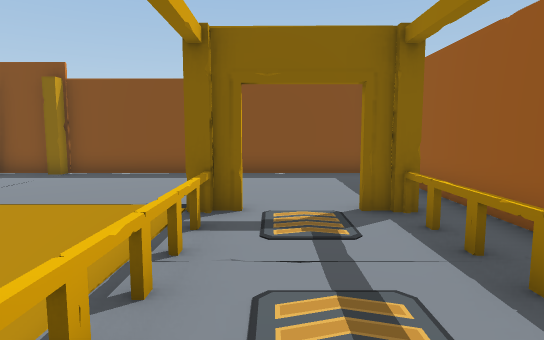
[1] (above)

19 first-person views from a walk through a Unity game level. The camera is 1.3 m above the floor, tilts 6° down and sees 75° across. Doors are open. The floor is counted in squares, 1 m on a side. Each view is taken from the middle of a square. On the plan, view 1 faces up. The plan holds only what a view shows up to about 15 squares ahead; the rest is blank. The place goes on beyond the plan. The player character is not drawn.

[2]
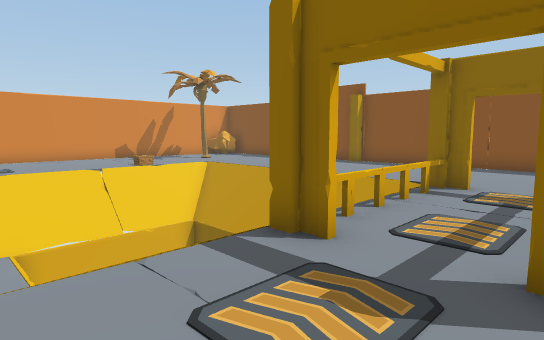

[3]
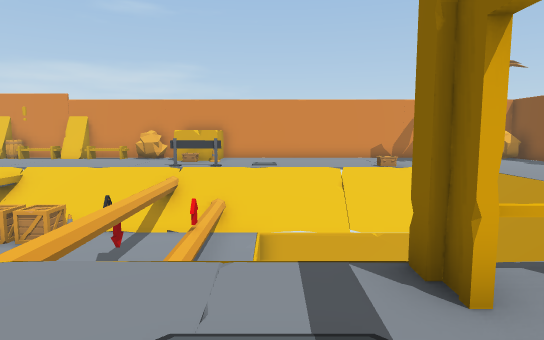

[4]
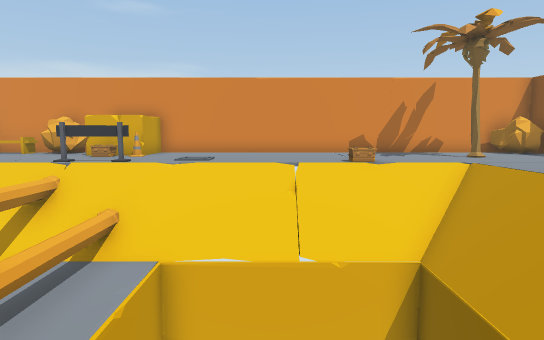

[5]
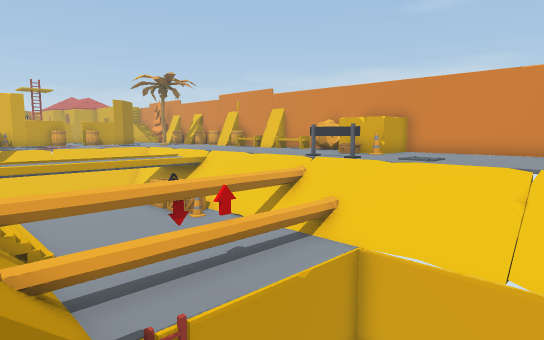

[6]
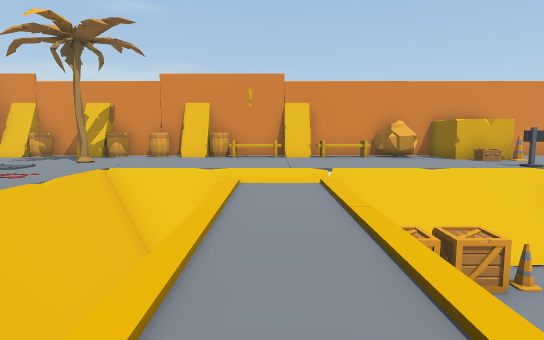

[7]
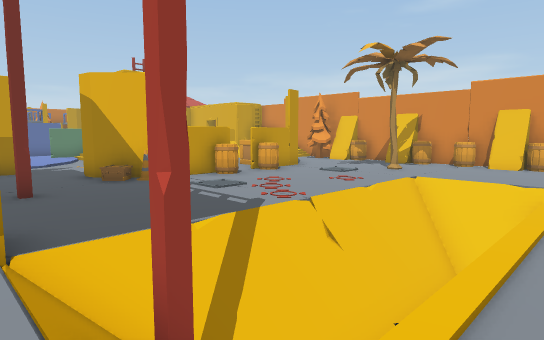

[8]
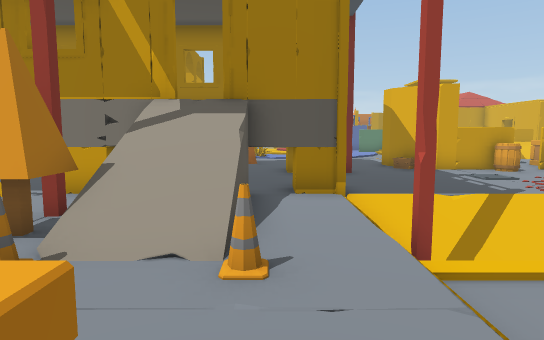

[9]
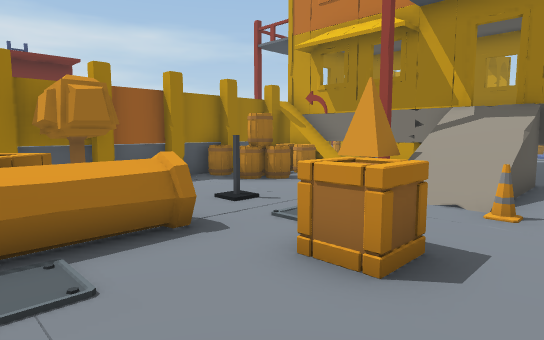

[10]
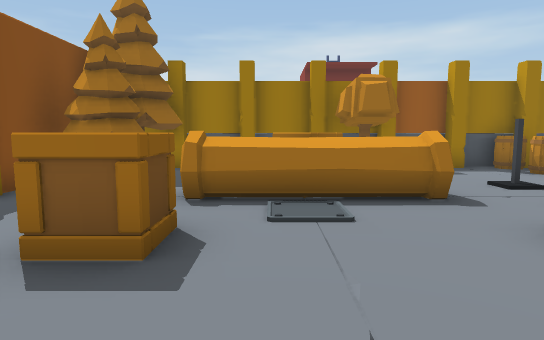

[11]
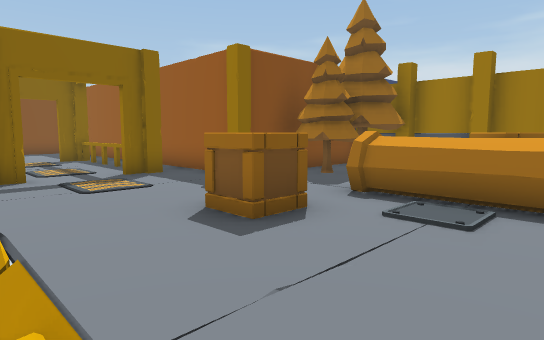

[12]
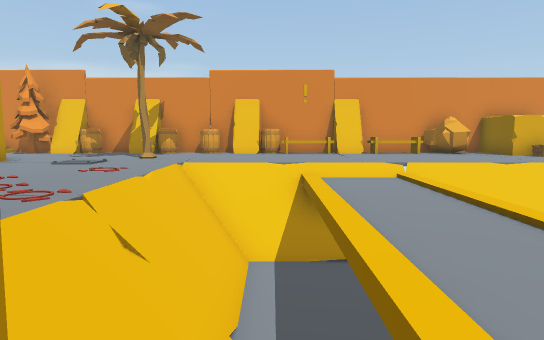

[13]
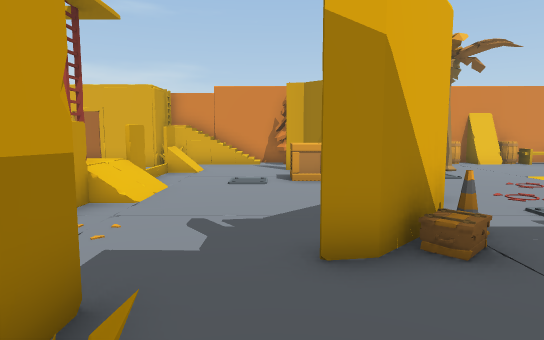

[14]
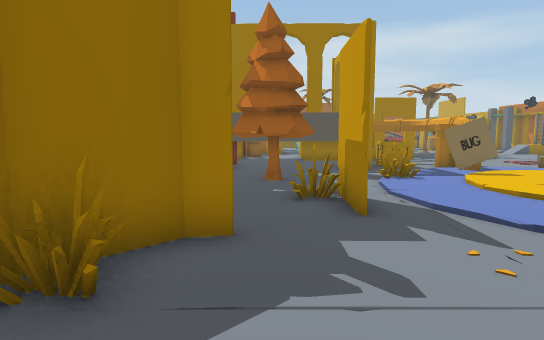

[15]
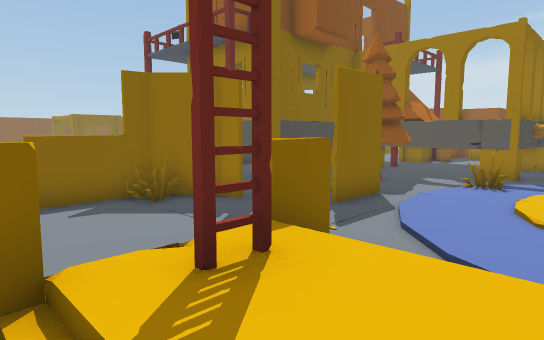

[16]
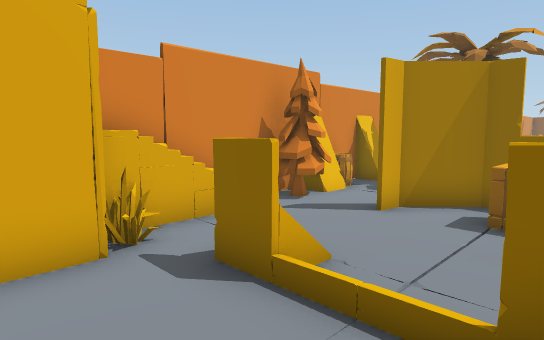

[17]
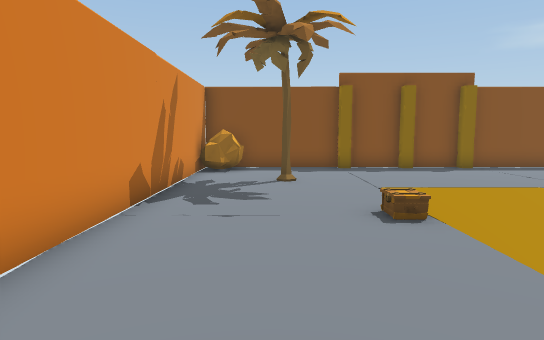

[18]
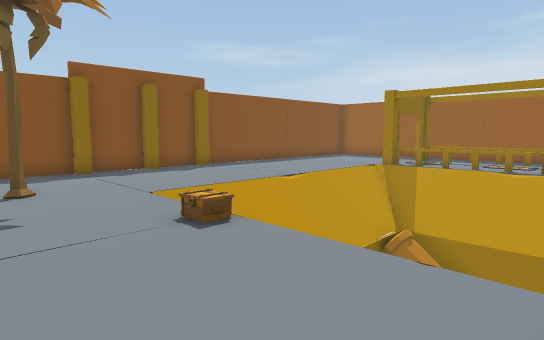

[19]
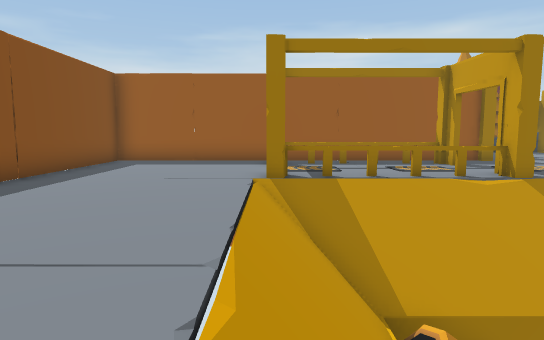

### Floor plan
Key: @ floor where view 1 was taken; # wall or solid block; x gap in a wall; . main floor; : floor 0.25 m higher than the main floor; - floor 0.25 m lower than the main floor; _ floor 2 m lower than the main floor; / step, stairs or slope; D open door; = window, fence, low wall or low ledge; ≈ liquid the walk keeps out of; v drop or lower ground; T palm tree; B barrier; C cone; R crate; A barrel; I ring; P pine tree; E pipe; F tree; L ladder; O other object.
Columns run from 17 left of view 1 to 8 right of it. Each row starts with its distance up from view 1.
 12 ######################
 11 #OO...#.#.#..........#
 10 #OO..................#
  9 #....................#
  8 #..T.................#
  7 #....................#
  6 #.....//////////D..D.#
  5 #.....//////////O..O.#
  4 #....///≈≈≈≈≈≈//O..O.#
  3 #....///≈     //O..O.#
  2 #.....//≈     //O..O.#
  1 #.....//≈     //x..x.#
  0 #.....//≈     //D@.D.#
 -1 #.....//≈≈≈≈≈≈//....#####
 -2 #....///______/ ......PPP
 -3 #....B//OOOOOO/ ......PPPP
 -4 OOOC.B//______//..RR....PP
 -5 OOOO.B/=######=/..RREE   #
 -6 #O....//______//....EER  #
 -7 OOO...//C_____/ ....ERRR #
 -8 #O....//RR____ / ...EE FFF
 -9 #.....//RR____  ..R.EE  F#
-10 ##..../vRRvvvv  ..R......#
-11 ##..../------- /......O..#
-12 # ..../--------/.C..C....A
-13 #...../OOOOOOOO/..//PP.AOA
-14 #A....//___   //..//PP AO#
-15 ##..../////////#..// . AOO
-16 #A....//////////..// ..///
-17 #A........I.....O#xx#OO###
-18 #A..T...........
-19 ##..............         O
-20 #...............O        O
-21 #A.....A.A.C...#OOOO
-22 ##..####.##O#......
-23 #FF.#.R.....#....PP..O
-24 #F...............PP .x
-25 #/............##.PP .x
-26 #/...................x
-27 #/..#..=OO=.......O..OOOO#
-28 ###..../LL/...........RO #
-29   #...     ...::::O..RROO#
-30   #..  /       :::O.OEEOO

Where each view was taken, in squares from view 1:
view 1: 0 up, 0 right, facing up
view 2: 3 down, 2 right, facing up-left
view 3: 1 down, 2 right, facing left
view 4: 1 up, 2 left, facing left
view 5: 3 up, 2 left, facing down-left
view 6: 12 down, 2 left, facing left
view 7: 12 down, 1 left, facing down-left
view 8: 9 down, 0 right, facing down
view 9: 6 down, 1 left, facing down-right
view 10: 6 down, 2 left, facing right
view 11: 8 down, 2 left, facing up-right
view 12: 14 down, 2 left, facing left
view 13: 24 down, 1 left, facing left
view 14: 24 down, 9 left, facing right
view 15: 30 down, 10 left, facing up-right
view 16: 30 down, 10 left, facing up-left
view 17: 2 down, 14 left, facing up
view 18: 1 down, 15 left, facing up-right
view 19: 6 up, 9 left, facing right
